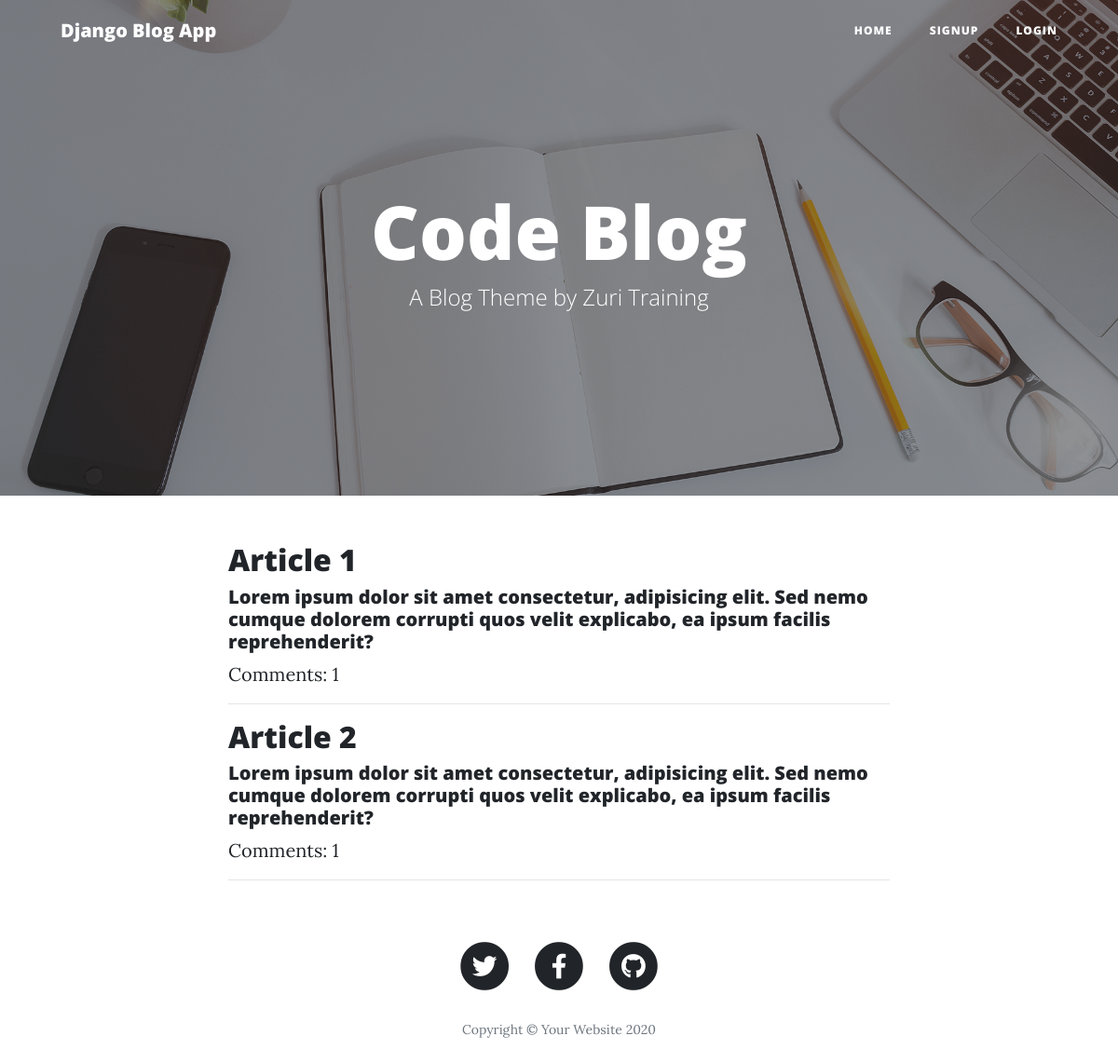
The page / on the database its author committed.
### blog/models.py (models this page shows, shortened)
class Post(models.Model):
    title = models.CharField(max_length=200)
    author = models.ForeignKey('auth.user', on_delete=models.CASCADE)
    body = models.TextField()

### blog/views.py (the view)
# urls.py: path('', BlogListView.as_view(), name='home'),
class BlogListView(ListView):
    model = Post
    template_name = 'home.html'

### blog/templates/home.html
{% extends 'base.html' %}
{% block content %}
<div class="container">
{% for post in object_list %}
    <div class="col-lg-8 col-md-10 mx-auto">
        <div class="post-preview">
            <h2 class="post-title">
                <a href="{% url 'post_detail' pk=post.pk %}">{{ post.title }}</a>
            </h2>
            <h5 class="post">{{ post.body }}</h5>
            <a href="{% url 'post_detail' pk=post.pk %}">Comments: {{ post.comments.count }}</a
            >
            <hr />
        </div>
    </div>
{% endfor %}
</div>
{% endblock %}

### rows shown on the page
Post: title "Article 1", body "Lorem ipsum dolor sit amet consectetur, adipisicing elit. Sed nemo cumque dolorem corrupti quos velit explicabo, ea ipsum facilis reprehenderit?", comments.count "1"
Post: title "Article 2", body "Lorem ipsum dolor sit amet consectetur, adipisicing elit. Sed nemo cumque dolorem corrupti quos velit explicabo, ea ipsum facilis reprehenderit?", comments.count "1"
